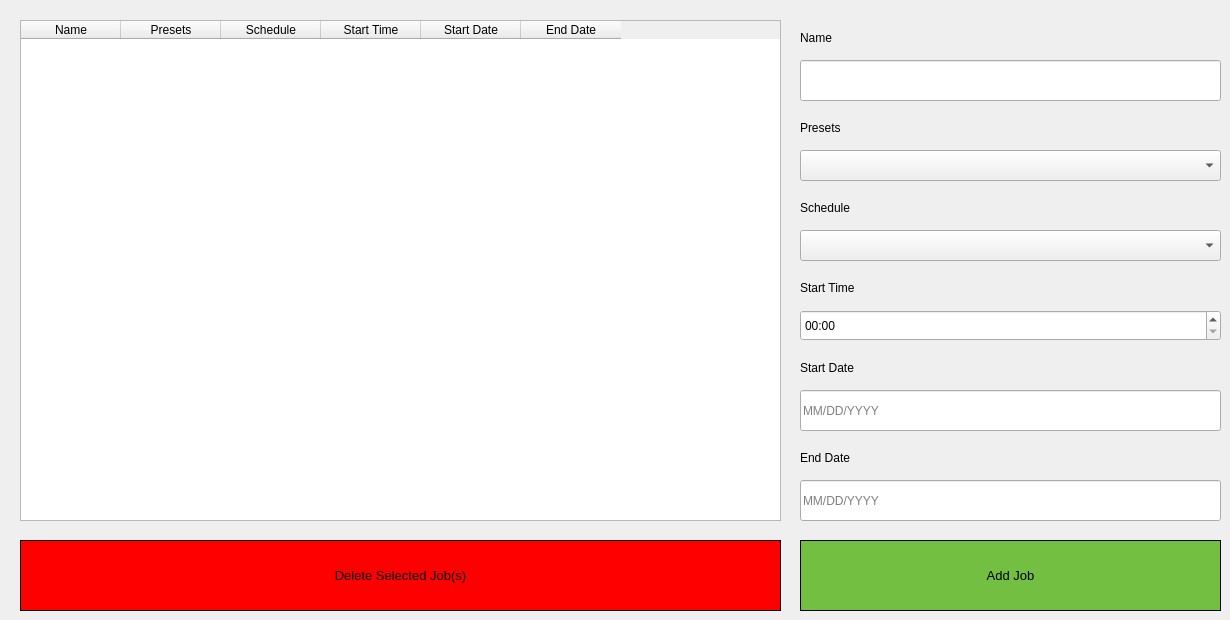
      <widget class="QWidget" name="tab">
       <attribute name="title">
        <string>Jobs</string>
       </attribute>
       <widget class="QTableWidget" name="JobsTable_Table">
        <property name="geometry">
         <rect>
          <x>20</x>
          <y>20</y>
          <width>761</width>
          <height>501</height>
         </rect>
        </property>
        <column>
         <property name="text">
          <string>Name</string>
         </property>
        </column>
        <column>
         <property name="text">
          <string>Presets</string>
         </property>
        </column>
        <column>
         <property name="text">
          <string>Schedule</string>
         </property>
        </column>
        <column>
         <property name="text">
          <string>Start Time</string>
         </property>
        </column>
        <column>
         <property name="text">
          <string>Start Date</string>
         </property>
        </column>
        <column>
         <property name="text">
          <string>End Date</string>
         </property>
        </column>
       </widget>
       <widget class="QPushButton" name="JobsDeleteJobs_Button">
        <property name="geometry">
         <rect>
          <x>20</x>
          <y>540</y>
          <width>761</width>
          <height>71</height>
         </rect>
        </property>
        <property name="font">
         <font>
          <pointsize>10</pointsize>
         </font>
        </property>
        <property name="styleSheet">
         <string notr="true">border: 1px solid black;
background-color: red;</string>
        </property>
        <property name="text">
         <string>Delete Selected Job(s)</string>
        </property>
       </widget>
       <widget class="QLineEdit" name="JobsName_LineEdit">
        <property name="geometry">
         <rect>
          <x>800</x>
          <y>60</y>
          <width>421</width>
          <height>41</height>
         </rect>
        </property>
       </widget>
       <widget class="QComboBox" name="JobsSchedule_ComboBox">
        <property name="geometry">
         <rect>
          <x>800</x>
          <y>230</y>
          <width>421</width>
          <height>31</height>
         </rect>
        </property>
       </widget>
       <widget class="QComboBox" name="JobsPresets_ComboBox">
        <property name="geometry">
         <rect>
          <x>800</x>
          <y>150</y>
          <width>421</width>
          <height>31</height>
         </rect>
        </property>
       </widget>
       <widget class="QTimeEdit" name="JobsStartTime_TimeEdit">
        <property name="geometry">
         <rect>
          <x>800</x>
          <y>310</y>
          <width>421</width>
          <height>31</height>
         </rect>
        </property>
        <property name="displayFormat">
         <string>hh:mm</string>
        </property>
       </widget>
       <widget class="QLineEdit" name="JobsStartDate_LineEdit">
        <property name="geometry">
         <rect>
          <x>800</x>
          <y>390</y>
          <width>421</width>
          <height>41</height>
         </rect>
        </property>
        <property name="placeholderText">
         <string>MM/DD/YYYY</string>
        </property>
       </widget>
       <widget class="QLineEdit" name="JobsEndDate_LineEdit">
        <property name="geometry">
         <rect>
          <x>800</x>
          <y>480</y>
          <width>421</width>
          <height>41</height>
         </rect>
        </property>
        <property name="placeholderText">
         <string>MM/DD/YYYY</string>
        </property>
       </widget>
       <widget class="QPushButton" name="JobsAddJob_Button">
        <property name="geometry">
         <rect>
          <x>800</x>
          <y>540</y>
          <width>421</width>
          <height>71</height>
         </rect>
        </property>
        <property name="font">
         <font>
          <pointsize>10</pointsize>
         </font>
        </property>
        <property name="styleSheet">
         <string notr="true">border: 1px solid black;
background-color: #73BF41;</string>
        </property>
        <property name="text">
         <string>Add Job</string>
        </property>
       </widget>
       <widget class="QLabel" name="label_4">
        <property name="geometry">
         <rect>
          <x>800</x>
          <y>30</y>
          <width>421</width>
          <height>16</height>
         </rect>
        </property>
        <property name="text">
         <string>Name</string>
        </property>
       </widget>
       <widget class="QLabel" name="label_23">
        <property name="geometry">
         <rect>
          <x>800</x>
          <y>120</y>
          <width>421</width>
          <height>16</height>
         </rect>
        </property>
        <property name="text">
         <string>Presets</string>
        </property>
       </widget>
       <widget class="QLabel" name="label_24">
        <property name="geometry">
         <rect>
          <x>800</x>
          <y>200</y>
          <width>421</width>
          <height>16</height>
         </rect>
        </property>
        <property name="text">
         <string>Schedule</string>
        </property>
       </widget>
       <widget class="QLabel" name="label_25">
        <property name="geometry">
         <rect>
          <x>800</x>
          <y>280</y>
          <width>421</width>
          <height>16</height>
         </rect>
        </property>
        <property name="text">
         <string>Start Time</string>
        </property>
       </widget>
       <widget class="QLabel" name="label_26">
        <property name="geometry">
         <rect>
          <x>800</x>
          <y>360</y>
          <width>421</width>
          <height>16</height>
         </rect>
        </property>
        <property name="text">
         <string>Start Date</string>
        </property>
       </widget>
       <widget class="QLabel" name="label_27">
        <property name="geometry">
         <rect>
          <x>800</x>
          <y>450</y>
          <width>421</width>
          <height>16</height>
         </rect>
        </property>
        <property name="text">
         <string>End Date</string>
        </property>
       </widget>
      </widget>
